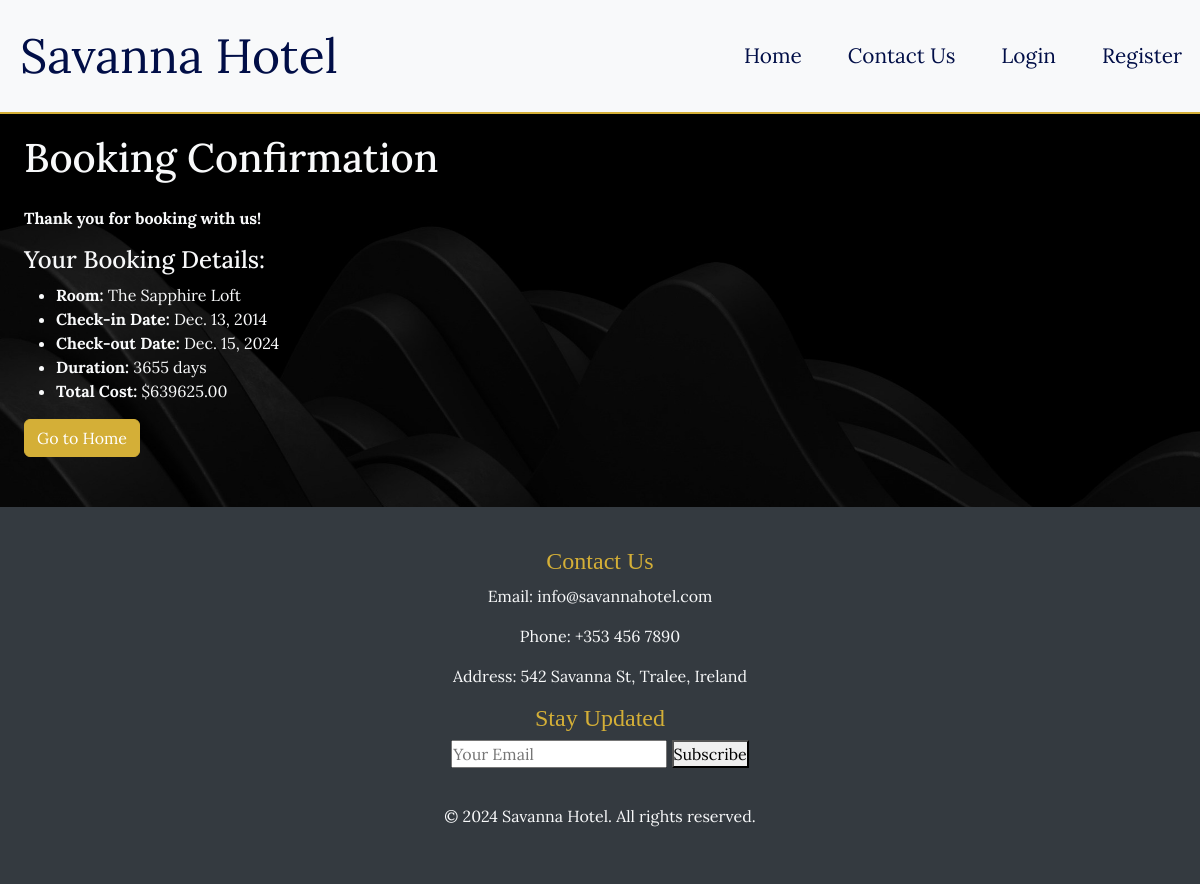
Screenshot of /hotel-booking/booking-confirmation/1/ with the database file from the repository.
### savanna_hotel/hotel_booking/models.py (models this page shows, shortened)
class Booking(models.Model):
    room = models.ForeignKey(Room, on_delete=models.CASCADE)
    name = models.CharField(max_length=100, blank=True, null=True)
    email = models.EmailField()
    check_in_date = models.DateField()
    check_out_date = models.DateField()
    duration = models.PositiveIntegerField()  # Duration in nights
    total_cost = models.DecimalField(max_digits=10, decimal_places=2)
    approved = models.BooleanField(default=False)

class Room(models.Model):
    name = models.CharField(max_length=100)
    description = models.TextField()
    price = models.DecimalField(max_digits=10, decimal_places=2)
    available = models.BooleanField(default=True)
    image = models.ImageField(upload_to='rooms/', default='rooms/default_image.jpg')

### savanna_hotel/hotel_booking/views.py (the view)
# urls.py: path('booking-confirmation/<int:booking_id>/', views.booking_confirmation, name='booking_confirmation'),
def booking_confirmation(request, booking_id):
    booking = get_object_or_404(Booking, id=booking_id)
    return render(request, 'hotel_booking/booking_confirmation.html', {'booking': booking})

### savanna_hotel/hotel_booking/templates/hotel_booking/booking_confirmation.html
{% extends 'base_generic.html' %}
{% block content %}
<div class="container mt-4">
    <h1 class="mb-4">Booking Confirmation</h1>
    <p><strong>Thank you for booking with us!</strong></p>
    <h4>Your Booking Details:</h4>
    <ul>
        <li><strong>Room:</strong> {{ booking.room.name }}</li>
        <li><strong>Check-in Date:</strong> {{ booking.check_in_date }}</li>
        <li><strong>Check-out Date:</strong> {{ booking.check_out_date }}</li>
        <li><strong>Duration:</strong> {{ booking.duration }} days</li>
        <li><strong>Total Cost:</strong> ${{ booking.total_cost }}</li>
    </ul>
    <a href="{% url 'hotel_booking:index' %}" class="btn btn-primary">Go to Home</a>
</div>
{% endblock %}

### static/css/styles.css (style rules this page uses)
* { margin: 0; padding: 0; box-sizing: border-box; }
body { background-color: #0a0a0a; background-image: url('/static/images/wallpaper1.jpg'); background-attachment: fixed; background-repeat: no-repeat; background-size: cover; color: #f8f9fa; font-family: 'Lora', serif; }
.container h1 { padding-top: 110px; }
html { scroll-behavior: smooth; }
.btn { background-color: #d4af37; border-color: #d4af37; color: #fff; transition: background-color 0.3s ease; }
.container.mt-4 { margin-bottom: 50px; }
a { color: #d4af37; }
.container { margin-top: 50px; }
@media (min-width: 992px) { .container { max-width: 1200px; } }

### rows the page displays
Booking: room.name "The Sapphire Loft", check_in_date "Dec. 13, 2014", check_out_date "Dec. 15, 2024", duration "3655", total_cost "639625.00"
